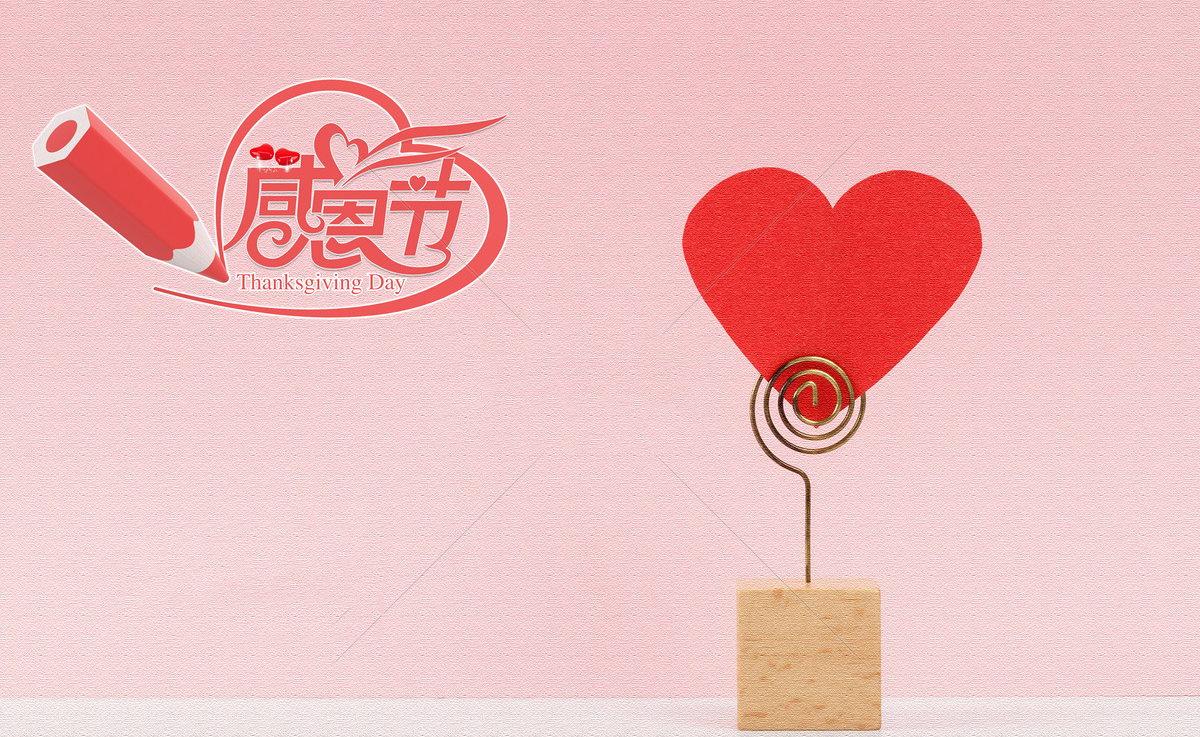
#> input picture U5/ganenjie.jpg, 1200 x 737 px
$ python '06_轮廓检测.py'
#> lines starting #> are read from the running program, lines starting #| are printed output that depends on the picture; after the words box and inside, x2 and y2 are one past the last pixel; in counts of white or black regions, pixels touching at a corner belong together
import cv2 as cv
img = cv.imread('ganenjie.jpg')
#> img is the input picture: shape (737, 1200, 3); mean B, G, R 191, 190.8, 239.4
# 转为灰度图
gray = cv.cvtColor(img,cv.COLOR_BGR2GRAY)
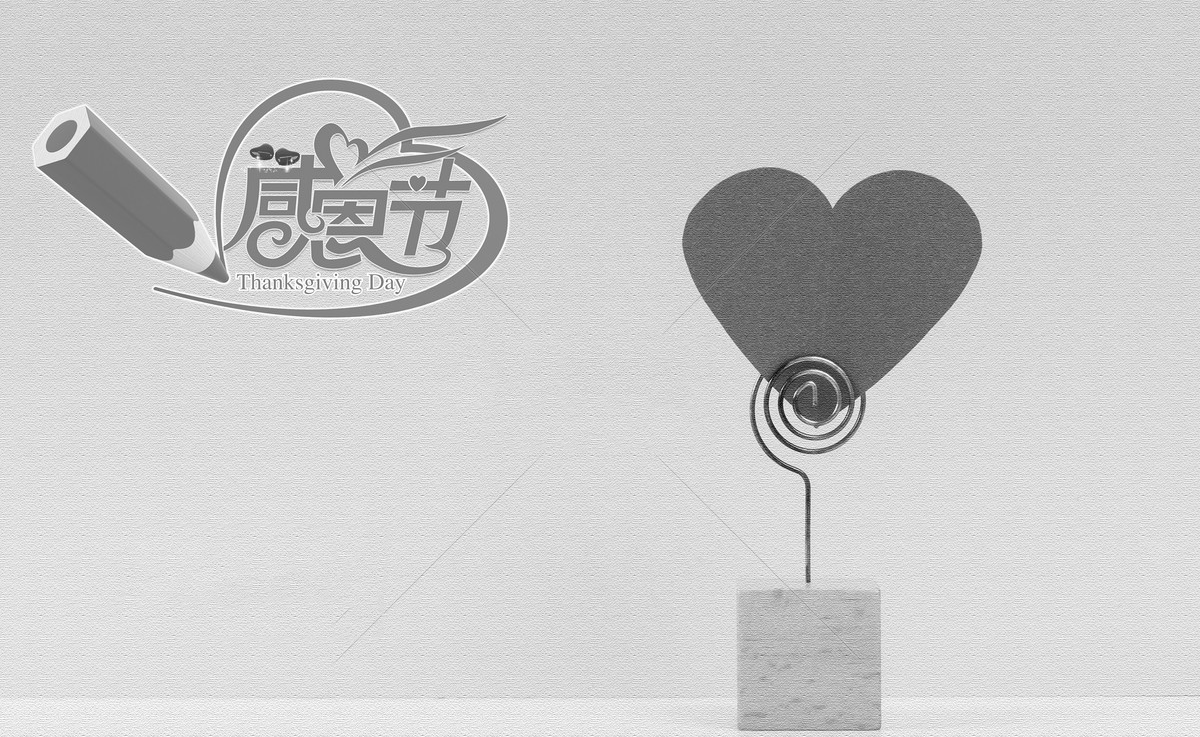
#> gray: shape (737, 1200); min 7, max 255, mean 205.4
# 进行二值化处理
ret, binary = cv.threshold(gray, 127, 255, cv.THRESH_BINARY)
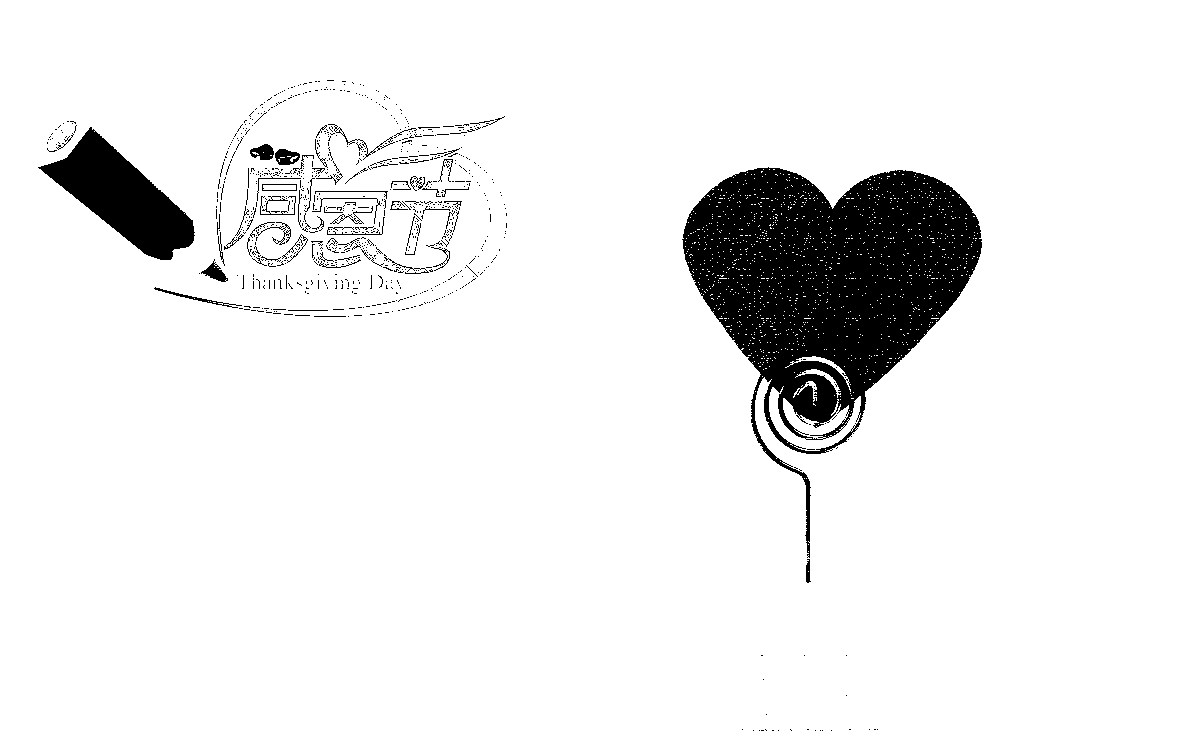
#> binary: shape (737, 1200); 92.5% white; 851 black regions (788 under 20 px)

# 返回的两个值
# 检测轮廓
contours, hierarchy = cv.findContours(binary, cv.RETR_TREE, cv.CHAIN_APPROX_SIMPLE)
#> contours = 3301 contours, 3213 with area under 20; largest, box (x1, y1, x2, y2) and area: (0, 0, 1200, 737) 882464, (681, 166, 983, 559) 56404, (37, 126, 196, 261) 9072, (769, 386, 861, 451) 2104, (274, 148, 301, 166) 338
# print(contours)
# print(hierarchy)
cv.drawContours(img, contours, -1, (0, 0, 255), 3)
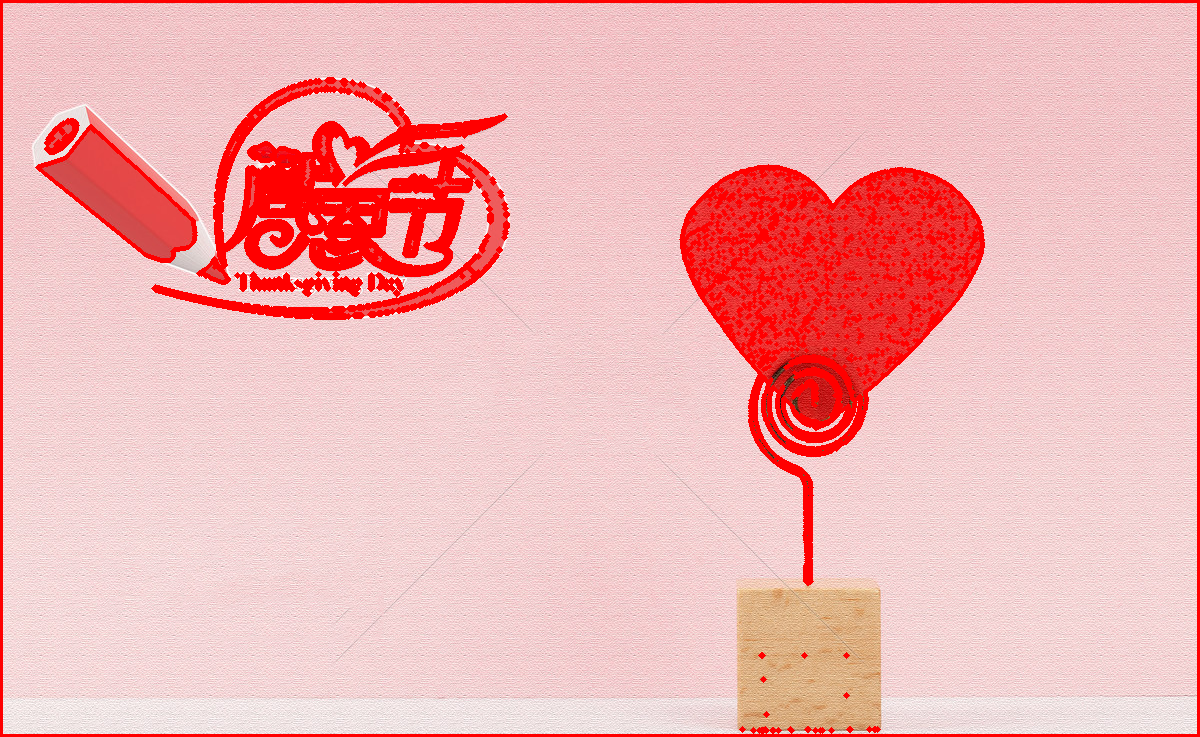
#> img: shape (737, 1200, 3); 8.32% of pixels changed, all inside (x1, y1, x2, y2) = (0, 0, 1200, 737)

cv.imshow("img", img)
cv.imshow('binary',binary)
cv.waitKey(0)
